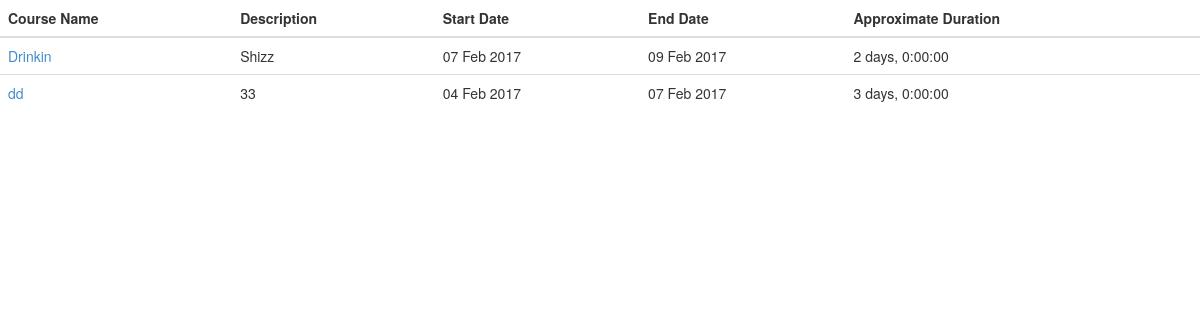
The app's page /, older data.
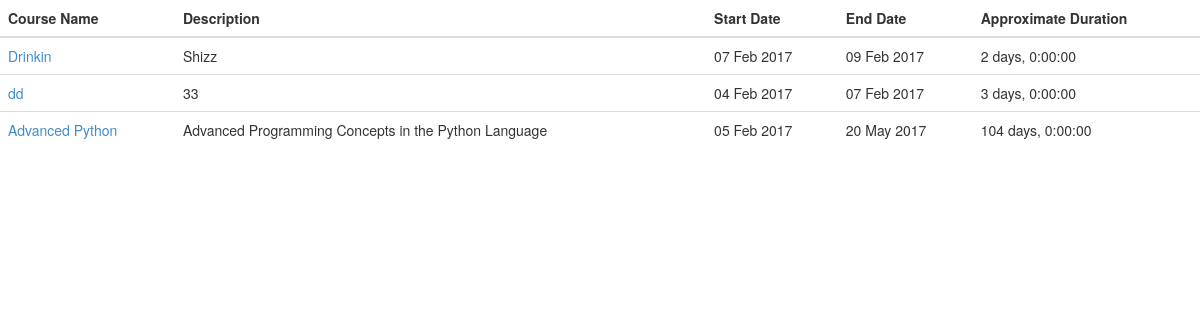
The same page, newer data.
### course_management_app/models.py (models this page shows, shortened)
class Course(models.Model):
    name = models.TextField(unique=True)
    description = models.TextField()
    start_date = models.DateTimeField()
    end_date = models.DateTimeField()
    def get_absolute_url(self):
        return reverse('view_course', args=[self.name])

### course_management_app/views.py (the view)
# urls.py: url(r'^$', views.index, name='index'),
def index(request: HttpRequest):
    courses = []
    for course in Course.objects.all():
        course.duration = (course.end_date - course.start_date)
        courses.append(course)
    return render(request, 'index.html', {'courses': courses})

### course_management_app/templates/index.html
{% extends 'base.html' %}
{% load timedelta_filter %}
{% block body %}
    <table class="table table-hover">
        <thead>
            <tr>
                <th>Course Name</th>
                <th>Description</th>
                <th>Start Date</th>
                <th>End Date</th>
                <th>Approximate Duration</th>
            </tr>
        </thead>
        <tbody>
            {% for course in courses %}
                <tr>
                    <td><a href="{{ course.get_absolute_url }}">{{ course.name }}</a></td>
                    <td>{{ course.description }}</td>
                    <td>{{ course.start_date|date:"d M Y" }}</td>
                    <td>{{ course.end_date|date:"d M Y" }}</td>
                    <td>{{ course.duration|timedelta:"{days} days" }}</td>
                </tr>
            {% endfor %}
        </tbody>
    </table>
{% endblock %}

Row changes from the older to the newer data that the page shows:
added Course: name "Advanced Python", description "Advanced Programming Concepts in the Python Language", start_date "05 Feb 2017", end_date "20 May 2017", duration "104 days, 0:00:00"
